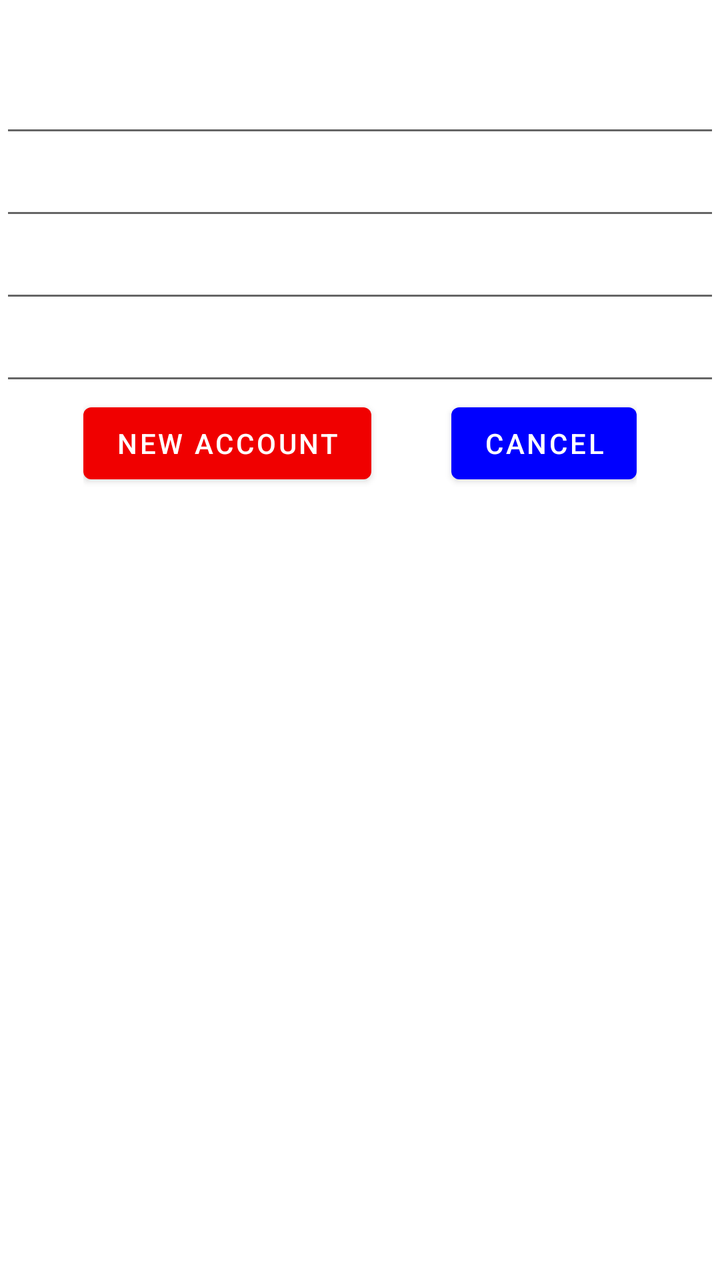
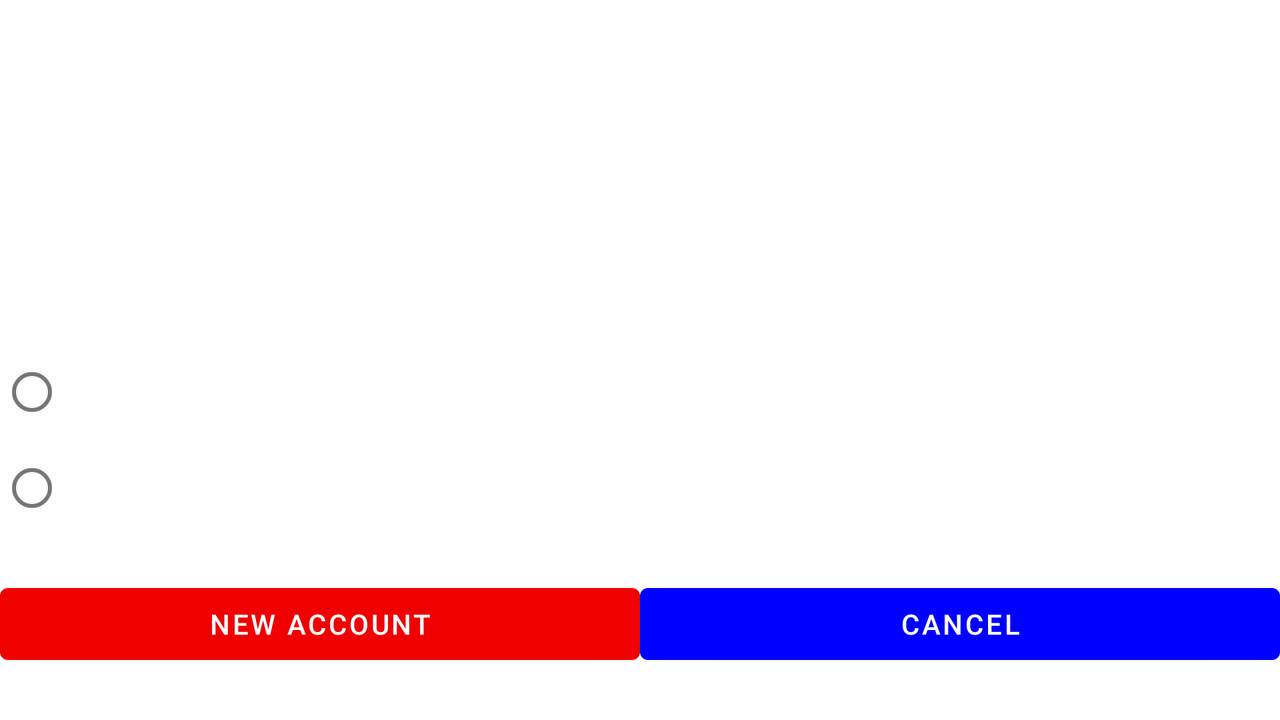

One screen, two layout resources from the same app: the default and the repository's alternative for another configuration. Each is rendered where Android would select it; the XML of both is given below.
<!-- AndroidManifest.xml: application theme Theme.AndroidShop -->
<!-- res/layout/activity_register.xml -->
<?xml version="1.0" encoding="utf-8"?>
<RelativeLayout
    xmlns:android="http://schemas.android.com/apk/res/android"
    xmlns:tools="http://schemas.android.com/tools"
    android:layout_width="match_parent"
    android:layout_height="match_parent"
    android:background="@drawable/register_coctail"
    tools:context=".RegisterActivity">

    <TextView
        android:id="@+id/registrationTextView"
        android:layout_width="match_parent"
        android:layout_height="wrap_content"
        android:layout_marginTop="@dimen/default_margin"
        android:text="@string/registration"
        android:textSize="24sp"
        android:textColor="@color/white"
        android:layout_alignParentStart="true"
        android:layout_alignParentEnd="true"
        android:textAlignment="center"
        />

    <EditText
        android:id="@+id/userNameEditText"
        android:layout_width="match_parent"
        android:layout_height="wrap_content"
        android:layout_marginTop="@dimen/default_margin"
        android:layout_marginStart="@dimen/default_margin"
        android:layout_marginEnd="@dimen/default_margin"
        android:ems="10"
        android:hint="@string/username"
        android:inputType="textPersonName"
        android:layout_alignParentStart="true"
        android:layout_alignParentEnd="true"
        android:textColor="@color/white"
        android:textColorHint="@color/white"
        android:layout_below="@id/registrationTextView"
        />

    <EditText
        android:id="@+id/userEmailEditText"
        android:layout_width="match_parent"
        android:layout_height="wrap_content"
        android:layout_marginTop="@dimen/default_margin"
        android:layout_marginStart="@dimen/default_margin"
        android:layout_marginEnd="@dimen/default_margin"
        android:ems="10"
        android:hint="@string/email_address"
        android:inputType="textEmailAddress"
        android:layout_alignParentStart="true"
        android:layout_alignParentEnd="true"
        android:textColor="@color/white"
        android:textColorHint="@color/white"
        android:layout_below="@id/userNameEditText"
        />

    <EditText
        android:id="@+id/passwordEditText"
        android:layout_width="match_parent"
        android:layout_height="wrap_content"
        android:layout_marginTop="@dimen/default_margin"
        android:layout_marginStart="@dimen/default_margin"
        android:layout_marginEnd="@dimen/default_margin"
        android:ems="10"
        android:hint="@string/password"
        android:inputType="textPassword"
        android:layout_alignParentStart="true"
        android:layout_alignParentEnd="true"
        android:textColor="@color/white"
        android:textColorHint="@color/white"
        android:layout_below="@id/userEmailEditText"
        />

    <EditText
        android:id="@+id/passwordConfirmationEditText"
        android:layout_width="match_parent"
        android:layout_height="wrap_content"
        android:layout_marginTop="@dimen/default_margin"
        android:layout_marginStart="@dimen/default_margin"
        android:layout_marginEnd="@dimen/default_margin"
        android:ems="10"
        android:hint="@string/password_confirmation"
        android:inputType="textPassword"
        android:layout_alignParentStart="true"
        android:layout_alignParentEnd="true"
        android:textColor="@color/white"
        android:textColorHint="@color/white"
        android:layout_below="@id/passwordEditText"
        />


    <LinearLayout
        android:layout_width="wrap_content"
        android:layout_height="wrap_content"
        android:orientation="horizontal"
        android:layout_below="@id/passwordConfirmationEditText"
        android:layout_marginTop="@dimen/default_margin"
        android:layout_centerHorizontal="true"
        >

        <Button
            android:layout_width="wrap_content"
            android:layout_height="wrap_content"
            android:text="@string/registration"
            android:theme="@style/buttonRed"
            android:onClick="register_account"

            />


        <Button
            android:layout_width="wrap_content"
            android:layout_height="wrap_content"
            android:layout_marginStart="40dp"
            android:text="@string/cancel"
            android:theme="@style/buttonBlue"
            android:onClick="cancel"/>

    </LinearLayout>

</RelativeLayout>
<!-- resources referenced by this layout -->
<resources>
  <color name="white">#FFFFFFFF</color>
  <string name="cancel">Cancel</string>
  <string name="email_address">Email address</string>
  <string name="password">Password</string>
  <string name="password_confirmation">Password Confirmation</string>
  <string name="registration">New Account</string>
  <string name="username">Username</string>
  <style name="buttonBlue" parent="Theme.MaterialComponents.DayNight.DarkActionBar">
          <item name="colorPrimary">@color/blue</item>
      </style>
  <style name="buttonRed" parent="Theme.MaterialComponents.DayNight.DarkActionBar">
          <item name="colorPrimary">@color/red</item>
      </style>
  <style name="Theme.AndroidShop" parent="Theme.MaterialComponents.DayNight.DarkActionBar">
          
          <item name="colorPrimary">#BBD330</item>
          <item name="colorPrimaryVariant">@color/purple_700</item>
          <item name="colorOnPrimary">@color/white</item>
          
          <item name="colorSecondary">@color/teal_200</item>
          <item name="colorSecondaryVariant">@color/teal_700</item>
          <item name="colorOnSecondary">@color/black</item>
          
          <item name="android:statusBarColor">?attr/colorPrimaryVariant</item>
          
      </style>
  <color name="blue">#0000FF</color>
  <color name="red">#FFF00000</color>
  <color name="purple_700">#FF3700B3</color>
  <color name="teal_200">#FF03DAC5</color>
  <color name="teal_700">#FF018786</color>
  <color name="black">#FF000000</color>
</resources>
<!-- res/layout-land/activity_register.xml (the repository's variant of the layout above) -->
<!-- drawn on the phone turned sideways -->
<?xml version="1.0" encoding="utf-8"?>
<LinearLayout
    xmlns:android="http://schemas.android.com/apk/res/android"
    xmlns:tools="http://schemas.android.com/tools"
    android:layout_width="match_parent"
    android:layout_height="match_parent"
    android:orientation="vertical"
    android:background="@drawable/top"
    tools:context=".RegisterActivity">

    <EditText
        android:id="@+id/registrationTextView"
        android:layout_width="match_parent"
        android:layout_height="wrap_content"
        android:layout_marginTop="@dimen/default_margin"
        android:text="@string/registration"
        android:textSize="24sp"
        android:textColor="@color/white"
        android:layout_alignParentStart="true"
        android:layout_alignParentEnd="true"
        android:theme="@style/editTextWhite"
        android:textAlignment="center"
         />

    <GridLayout
        android:layout_width="match_parent"
        android:layout_height="wrap_content"
        android:columnCount="2"
        android:rowCount="1">

    <EditText
        android:id="@+id/userNameEditText"
        android:layout_width="0dp"
        android:layout_height="wrap_content"
        android:layout_columnWeight="1"
        android:layout_row="0"
        android:layout_column="0"
        android:layout_marginTop="20dp"
        android:hint="@string/username"
        android:inputType="textPersonName"
        android:textColor="@color/white"
        android:theme="@style/editTextWhite"
        android:textColorHint="@color/white"
        />

        <EditText
            android:id="@+id/userEmailEditText"
            android:layout_width="0dp"
            android:layout_height="wrap_content"
            android:layout_row="0"
            android:layout_column="1"
            android:layout_columnWeight="1"
            android:layout_marginStart="@dimen/default_margin"
            android:layout_marginTop="20dp"
            android:layout_marginEnd="@dimen/default_margin"
            android:hint="@string/email_address"
            android:inputType="textEmailAddress"
            android:textColor="@color/white"
            android:theme="@style/editTextWhite"
            android:textColorHint="@color/white" />

    </GridLayout>

    <GridLayout
        android:layout_width="match_parent"
        android:layout_height="wrap_content"
        android:columnCount="2"
        android:rowCount="1">

    <EditText
        android:id="@+id/passwordEditText"
        android:layout_width="0dp"
        android:layout_height="wrap_content"
        android:layout_columnWeight="1"
        android:layout_row="0"
        android:layout_column="0"
        android:layout_marginTop="20dp"
        android:layout_marginStart="@dimen/default_margin"
        android:layout_marginEnd="@dimen/default_margin"
        android:hint="@string/password"
        android:inputType="textPassword"
        android:textColor="@color/white"
        android:theme="@style/editTextWhite"
        android:textColorHint="@color/white"
        />

    <EditText
        android:id="@+id/passwordConfirmationEditText"
        android:layout_width="0dp"
        android:layout_height="wrap_content"
        android:layout_columnWeight="1"
        android:layout_row="0"
        android:layout_column="1"
        android:layout_marginTop="20dp"
        android:layout_marginStart="@dimen/default_margin"
        android:layout_marginEnd="@dimen/default_margin"
        android:ems="10"
        android:hint="@string/password_confirmation"
        android:inputType="textPassword"
        android:textColor="@color/white"
        android:theme="@style/editTextWhite"
        android:textColorHint="@color/white"
        />

    </GridLayout>


    <RadioGroup
        android:id="@+id/accountTypeGroup"
        android:layout_width="match_parent"
        android:layout_height="wrap_content"
        android:layout_marginTop="@dimen/default_margin"
        android:layout_marginStart="@dimen/default_margin"
        android:layout_marginEnd="@dimen/default_margin">

        <RadioButton
            android:id="@+id/customerRadioButton"
            android:layout_width="match_parent"
            android:layout_height="wrap_content"
            android:textColor="@color/white"
            android:textColorHint="@color/white"
            android:text="@string/customer"
            />

        <RadioButton
            android:id="@+id/sellerRadioButton"
            android:layout_width="match_parent"
            android:layout_height="wrap_content"
            android:textColor="@color/white"
            android:textColorHint="@color/white"
            android:text="@string/seller"
            />


    </RadioGroup>


    <GridLayout
        android:layout_width="match_parent"
        android:layout_height="wrap_content"
        android:columnCount="2"
        android:rowCount="1">

        <Button
            android:layout_width="0dp"
            android:layout_height="wrap_content"
            android:layout_columnWeight="1"
            android:layout_row="0"
            android:layout_column="0"
            android:layout_marginTop="20dp"
            android:onClick="register_account"
            android:text="@string/registration"
            android:theme="@style/buttonRed"

            />


        <Button
            android:layout_width="0dp"
            android:layout_height="wrap_content"
            android:layout_columnWeight="1"
            android:layout_row="0"
            android:layout_column="1"
            android:layout_marginTop="20dp"
            android:onClick="cancel"
            android:text="@string/cancel"
            android:theme="@style/buttonBlue" />

    </GridLayout>

</LinearLayout>
<!-- resources referenced by the variant -->
<!-- as the phone turned sideways resolves them -->
<resources>
  <color name="white">#FFFFFFFF</color>
  <string name="cancel">Cancel</string>
  <string name="customer">Customer</string>
  <string name="email_address">Email address</string>
  <string name="password">Password</string>
  <string name="password_confirmation">Password Confirmation</string>
  <string name="registration">New Account</string>
  <string name="seller">Seller</string>
  <string name="username">Username</string>
  <style name="buttonBlue" parent="Theme.MaterialComponents.DayNight.DarkActionBar">
          <item name="colorPrimary">@color/blue</item>
      </style>
  <style name="buttonRed" parent="Theme.MaterialComponents.DayNight.DarkActionBar">
          <item name="colorPrimary">@color/red</item>
      </style>
  <style name="editTextWhite" parent="@android:style/Widget.EditText">
          <item name="colorControlNormal">@android:color/white</item>
          <item name="colorControlActivated">@android:color/white</item>
          <item name="colorControlHighlight">@android:color/white</item>
      </style>
  <style name="Theme.AndroidShop" parent="Theme.MaterialComponents.DayNight.DarkActionBar">
          
          <item name="colorPrimary">#BBD330</item>
          <item name="colorPrimaryVariant">@color/purple_700</item>
          <item name="colorOnPrimary">@color/white</item>
          
          <item name="colorSecondary">@color/teal_200</item>
          <item name="colorSecondaryVariant">@color/teal_700</item>
          <item name="colorOnSecondary">@color/black</item>
          
          <item name="android:statusBarColor">?attr/colorPrimaryVariant</item>
          
      </style>
  <color name="blue">#0000FF</color>
  <color name="red">#FFF00000</color>
  <color name="purple_700">#FF3700B3</color>
  <color name="teal_200">#FF03DAC5</color>
  <color name="teal_700">#FF018786</color>
  <color name="black">#FF000000</color>
</resources>
